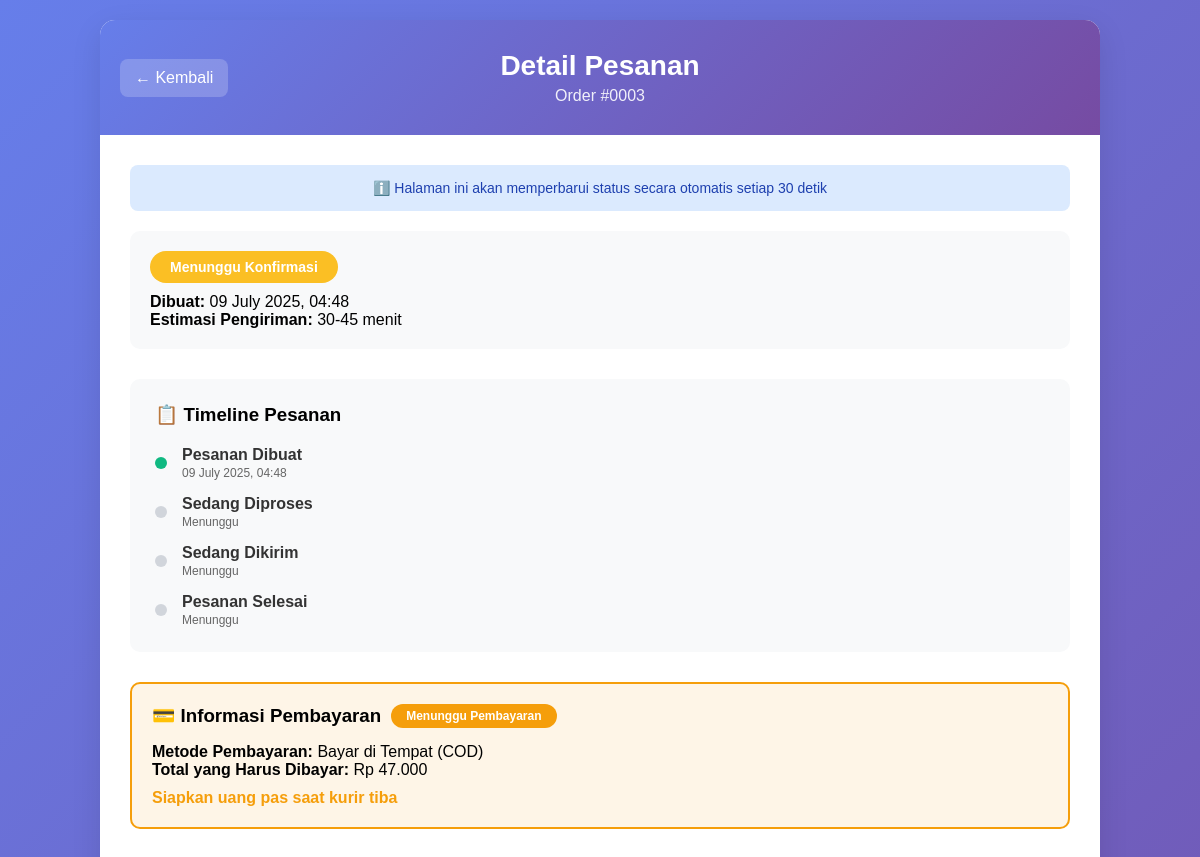
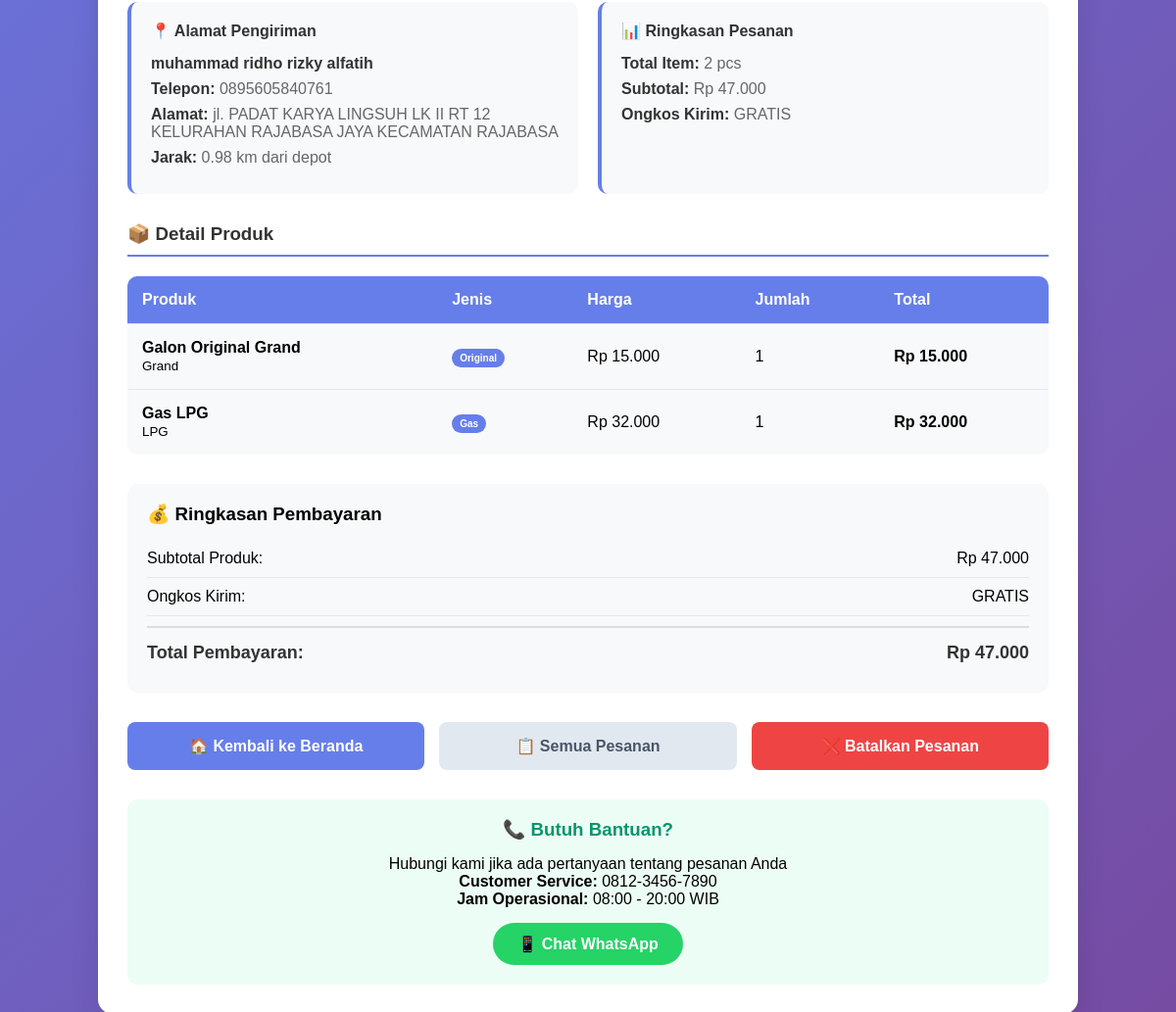
Page /customer/order_detail.php?id=3 (signed in) on the committed database (2 pictures, top to bottom).
### tables this page shows
CREATE TABLE `orders` (
  `id` int(11) NOT NULL,
  `user_id` int(11) NOT NULL,
  `total_amount` int(11) NOT NULL,
  `delivery_fee` int(11) NOT NULL,
  `distance_km` decimal(5,2) NOT NULL,
  `payment_method` enum('transfer','cod') NOT NULL,
  `payment_status` enum('pending','paid','failed') DEFAULT 'pending',
  `order_status` enum('pending','processing','delivering','completed','cancelled') DEFAULT 'pending',
  `notes` text DEFAULT NULL,
  `created_at` timestamp NOT NULL DEFAULT current_timestamp()
);

CREATE TABLE `users` (
  `id` int(11) NOT NULL,
  `name` varchar(100) NOT NULL,
  `phone` varchar(15) NOT NULL,
  `password` varchar(255) NOT NULL,
  `address` text NOT NULL,
  `latitude` decimal(10,8) NOT NULL,
  `longitude` decimal(11,8) NOT NULL,
  `house_photo` varchar(255) DEFAULT NULL,
  `role` enum('pembeli','karyawan','admin','boss') DEFAULT 'pembeli',
  `created_at` timestamp NOT NULL DEFAULT current_timestamp()
);

CREATE TABLE `order_items` (
  `id` int(11) NOT NULL,
  `order_id` int(11) NOT NULL,
  `product_id` int(11) NOT NULL,
  `quantity` int(11) NOT NULL,
  `price` int(11) NOT NULL
);

CREATE TABLE `products` (
  `id` int(11) NOT NULL,
  `name` varchar(100) NOT NULL,
  `type` enum('isi_ulang','original','gas') NOT NULL,
  `brand` varchar(50) NOT NULL,
  `price` int(11) NOT NULL,
  `is_available` tinyint(1) DEFAULT 1,
  `created_at` timestamp NOT NULL DEFAULT current_timestamp()
);

### config/database.php (called while the page is built, shortened)
<?php
function formatRupiah($amount) {
    return 'Rp ' . number_format($amount, 0, ',', '.');
}
?>

### customer/order_detail.php (the view, shortened to what this page needs)
<?php
require_once '../config/database.php';
$order_id = (int)$_GET['id'];
$stmt = $pdo->prepare("
    SELECT o.*, u.name as user_name, u.phone, u.address
    FROM orders o
    JOIN users u ON o.user_id = u.id
    WHERE o.id = ? AND o.user_id = ?
");
$stmt->execute([$order_id, $_SESSION['user_id']]);
$order = $stmt->fetch();
$stmt = $pdo->prepare("
    SELECT oi.*, p.name as product_name, p.type, p.brand
    FROM order_items oi
    JOIN products p ON oi.product_id = p.id
    WHERE oi.order_id = ?
");
$stmt->execute([$order_id]);
$order_items = $stmt->fetchAll();
$total_items = 0;
foreach ($order_items as $item) {
    $total_items += $item['quantity'];
}
$estimated_time = '';
if ($order['distance_km'] <= 3) {
    $estimated_time = '30-45 menit';
} elseif ($order['distance_km'] <= 7) {
    $estimated_time = '45-60 menit';
} else {
    $estimated_time = '60-90 menit';
}
$order_status_id = [
    'pending' => 'Menunggu Konfirmasi',
    'processing' => 'Sedang Diproses',
    'delivering' => 'Sedang Dikirim',
    'completed' => 'Selesai',
    'cancelled' => 'Dibatalkan'
];
$payment_status_id = [
    'pending' => 'Menunggu Pembayaran',
    'paid' => 'Sudah Dibayar',
    'failed' => 'Gagal'
];
$payment_method_id = [
    'cod' => 'Bayar di Tempat (COD)',
    'transfer' => 'Transfer Bank'
];
function getStatusColor($status) {
    switch ($status) {
        case 'pending': return '#fbbf24';
    }
}
function getPaymentStatusColor($status) {
    switch ($status) {
        case 'pending': return '#f59e0b';
    }
}
?>
<!DOCTYPE html>
<html lang="id">
<head>
</head>
<body>
    <div class="container">
        <div class="header">
            <a href="orders.php" class="back-btn">← Kembali</a>
            <h1>Detail Pesanan</h1>
            <p>Order #<?php echo str_pad($order['id'], 4, '0', STR_PAD_LEFT); ?></p>
        </div>
        <div class="content">
            <?php if ($order['order_status'] !== 'completed' && $order['order_status'] !== 'cancelled'): ?>
            <div class="refresh-notice">
                ℹ️ Halaman ini akan memperbarui status secara otomatis setiap 30 detik
            </div>
            <?php endif; ?>
            <div class="order-status">
                <div class="status-info">
                    <div class="status-badge" style="background: <?php echo getStatusColor($order['order_status']); ?>;">
                        <?php echo $order_status_id[$order['order_status']]; ?>
                    </div>
                    <p><strong>Dibuat:</strong> <?php echo date('d F Y, H:i', strtotime($order['created_at'])); ?></p>
                    <p><strong>Estimasi Pengiriman:</strong> <?php echo $estimated_time; ?></p>
                </div>
            </div>
            <div class="order-timeline">
                <h3 style="margin-bottom: 20px;">📋 Timeline Pesanan</h3>
                <div class="timeline-item">
                    <div class="timeline-dot active"></div>
                    <div class="timeline-content">
                        <div class="timeline-title">Pesanan Dibuat</div>
                        <div class="timeline-time"><?php echo date('d F Y, H:i', strtotime($order['created_at'])); ?></div>
                    </div>
                </div>
                <div class="timeline-item">
                    <div class="timeline-dot <?php echo in_array($order['order_status'], ['processing', 'delivering', 'completed']) ? 'active' : 'inactive'; ?>"></div>
                    <div class="timeline-content">
                        <div class="timeline-title">Sedang Diproses</div>
                        <div class="timeline-time"><?php echo in_array($order['order_status'], ['processing', 'delivering', 'completed']) ? 'Sedang berlangsung' : 'Menunggu'; ?></div>
                    </div>
                </div>
                <div class="timeline-item">
                    <div class="timeline-dot <?php echo in_array($order['order_status'], ['delivering', 'completed']) ? 'active' : 'inactive'; ?>"></div>
                    <div class="timeline-content">
                        <div class="timeline-title">Sedang Dikirim</div>
                        <div class="timeline-time"><?php echo in_array($order['order_status'], ['delivering', 'completed']) ? 'Dalam perjalanan' : 'Menunggu'; ?></div>
                    </div>
                </div>
                <div class="timeline-item">
                    <div class="timeline-dot <?php echo $order['order_status'] === 'completed' ? 'active' : 'inactive'; ?>"></div>
                    <div class="timeline-content">
                        <div class="timeline-title">Pesanan Selesai</div>
                        <div class="timeline-time"><?php echo $order['order_status'] === 'completed' ? 'Pesanan telah diterima' : 'Menunggu'; ?></div>
                    </div>
                </div>
            </div>
            <div class="payment-info <?php echo $order['payment_status']; ?>">
                <h3>
                    💳 Informasi Pembayaran
                    <span class="payment-badge" style="background: <?php echo getPaymentStatusColor($order['payment_status']); ?>;">
                        <?php echo $payment_status_id[$order['payment_status']]; ?>
                    </span>
                </h3>
                <p><strong>Metode Pembayaran:</strong> <?php echo $payment_method_id[$order['payment_method']]; ?></p>
                <p><strong>Total yang Harus Dibayar:</strong> <?php echo formatRupiah($order['total_amount']); ?></p>
                <?php if ($order['payment_method'] === 'transfer'): ?>
                    <?php if ($order['payment_status'] === 'pending'): ?>
                    <div class="bank-details">
                        <p><strong>Bank:</strong> BCA</p>
                        <p><strong>No. Rekening:</strong> 1234567890</p>
                        <p><strong>Atas Nama:</strong> Toko Galon Sejahtera</p>
                        <p style="margin-top: 10px; color: #f59e0b; font-weight: bold;">
                            Silakan transfer dan kirim bukti pembayaran via WhatsApp
                        </p>
                    </div>
                    <?php elseif ($order['payment_status'] === 'paid'): ?>
                    <p style="color: #10b981; font-weight: bold; margin-top: 10px;">
                        ✅ Pembayaran telah dikonfirmasi
                    </p>
                    <?php elseif ($order['payment_status'] === 'failed'): ?>
                    <p style="color: #ef4444; font-weight: bold; margin-top: 10px;">
                        ❌ Pembayaran gagal - Silakan hubungi customer service
                    </p>
                    <?php endif; ?>
                <?php else: ?>
                    <p style="margin-top: 10px; color: #f59e0b; font-weight: bold;">
                        Siapkan uang pas saat kurir tiba
                    </p>
                <?php endif; ?>
            </div>
            <div class="order-info">
                <div class="info-card">
                    <h3>📍 Alamat Pengiriman</h3>
                    <p><strong><?php echo htmlspecialchars($order['user_name']); ?></strong></p>
                    <p><strong>Telepon:</strong> <?php echo htmlspecialchars($order['phone']); ?></p>
                    <p><strong>Alamat:</strong> <?php echo htmlspecialchars($order['address']); ?></p>
                    <p><strong>Jarak:</strong> <?php echo number_format($order['distance_km'], 2); ?> km dari depot</p>
                </div>
                <div class="info-card">
                    <h3>📊 Ringkasan Pesanan</h3>
                    <p><strong>Total Item:</strong> <?php echo $total_items; ?> pcs</p>
                    <p><strong>Subtotal:</strong> <?php echo formatRupiah($order['total_amount'] - $order['delivery_fee']); ?></p>
                    <p><strong>Ongkos Kirim:</strong> <?php echo $order['delivery_fee'] == 0 ? 'GRATIS' : formatRupiah($order['delivery_fee']); ?></p>
                </div>
            </div>
            <div class="order-items">
                <h3>📦 Detail Produk</h3>
                <table class="items-table">
                    <thead>
                        <tr>
                            <th>Produk</th>
                            <th>Jenis</th>
                            <th>Harga</th>
                            <th>Jumlah</th>
                            <th>Total</th>
                        </tr>
                    </thead>
                    <tbody>
                        <?php foreach ($order_items as $item): ?>
                        <tr>
                            <td>
                                <strong><?php echo htmlspecialchars($item['product_name']); ?></strong>
                                <?php if ($item['brand']): ?>
                                <br><small><?php echo htmlspecialchars($item['brand']); ?></small>
                                <?php endif; ?>
                            </td>
                            <td>
                                <span class="product-type"><?php echo ucfirst($item['type']); ?></span>
                            </td>
                            <td><?php echo formatRupiah($item['price']); ?></td>
                            <td><?php echo $item['quantity']; ?></td>
                            <td><strong><?php echo formatRupiah($item['price'] * $item['quantity']); ?></strong></td>
                        </tr>
                        <?php endforeach; ?>
                    </tbody>
                </table>
            </div>
            <div class="order-summary">
                <h3 style="margin-bottom: 15px;">💰 Ringkasan Pembayaran</h3>
                <div class="summary-row">
                    <span>Subtotal Produk:</span>
                    <span><?php echo formatRupiah($order['total_amount'] - $order['delivery_fee']); ?></span>
                </div>
                <div class="summary-row">
                    <span>Ongkos Kirim:</span>
                    <span><?php echo $order['delivery_fee'] == 0 ? 'GRATIS' : formatRupiah($order['delivery_fee']); ?></span>
                </div>
                <div class="summary-row">
                    <span>Total Pembayaran:</span>
                    <span><?php echo formatRupiah($order['total_amount']); ?></span>
                </div>
            </div>
            <div class="actions">
                <a href="home.php" class="btn btn-primary">🏠 Kembali ke Beranda</a>
                <a href="orders.php" class="btn btn-secondary">📋 Semua Pesanan</a>
                <?php if ($order['order_status'] === 'pending'): ?>
                <button class="btn btn-danger" onclick="cancelOrder()">❌ Batalkan Pesanan</button>
                <?php endif; ?>
            </div>
            <div class="contact-info">
                <h3>📞 Butuh Bantuan?</h3>
                <p>Hubungi kami jika ada pertanyaan tentang pesanan Anda</p>
                <p><strong>Customer Service:</strong> 0812-3456-7890</p>
                <p><strong>Jam Operasional:</strong> 08:00 - 20:00 WIB</p>
                <a href="https://wa.me/6281234567890?text=Halo, saya butuh bantuan untuk pesanan %23<?php echo str_pad($order['id'], 4, '0', STR_PAD_LEFT); ?>" class="whatsapp-btn" target="_blank">
                    📱 Chat WhatsApp
                </a>
            </div>
        </div>
    </div>
</body>
</html>

### rows in the picture
orders: id "0003", order_status "Menunggu Konfirmasi", created_at "09 July 2025, 04:48", distance_km "30-45 menit", payment_status "Menunggu Pembayaran", payment_method "Bayar di Tempat (COD)", total_amount "Rp 47.000", user.name "muhammad ridho rizky alfatih", user.phone "0895605840761", user.address "jl. PADAT KARYA LINGSUH LK II RT 12 KELURAHAN RAJABASA JAYA KECAMATAN RAJABASA", distance_km "0.98", formatRupiah($order['total_amount'] - $order['delivery_fee']) "Rp 47.000"
order_items: product.name "Galon Original Grand", product.brand "Grand", product.type "Original", price "Rp 15.000", quantity "1", formatRupiah($item['price'] * $item['quantity']) "Rp 15.000"
order_items: product.name "Gas LPG", product.brand "LPG", product.type "Gas", price "Rp 32.000", quantity "1", formatRupiah($item['price'] * $item['quantity']) "Rp 32.000"

### other values in the picture
$total_items "2"
